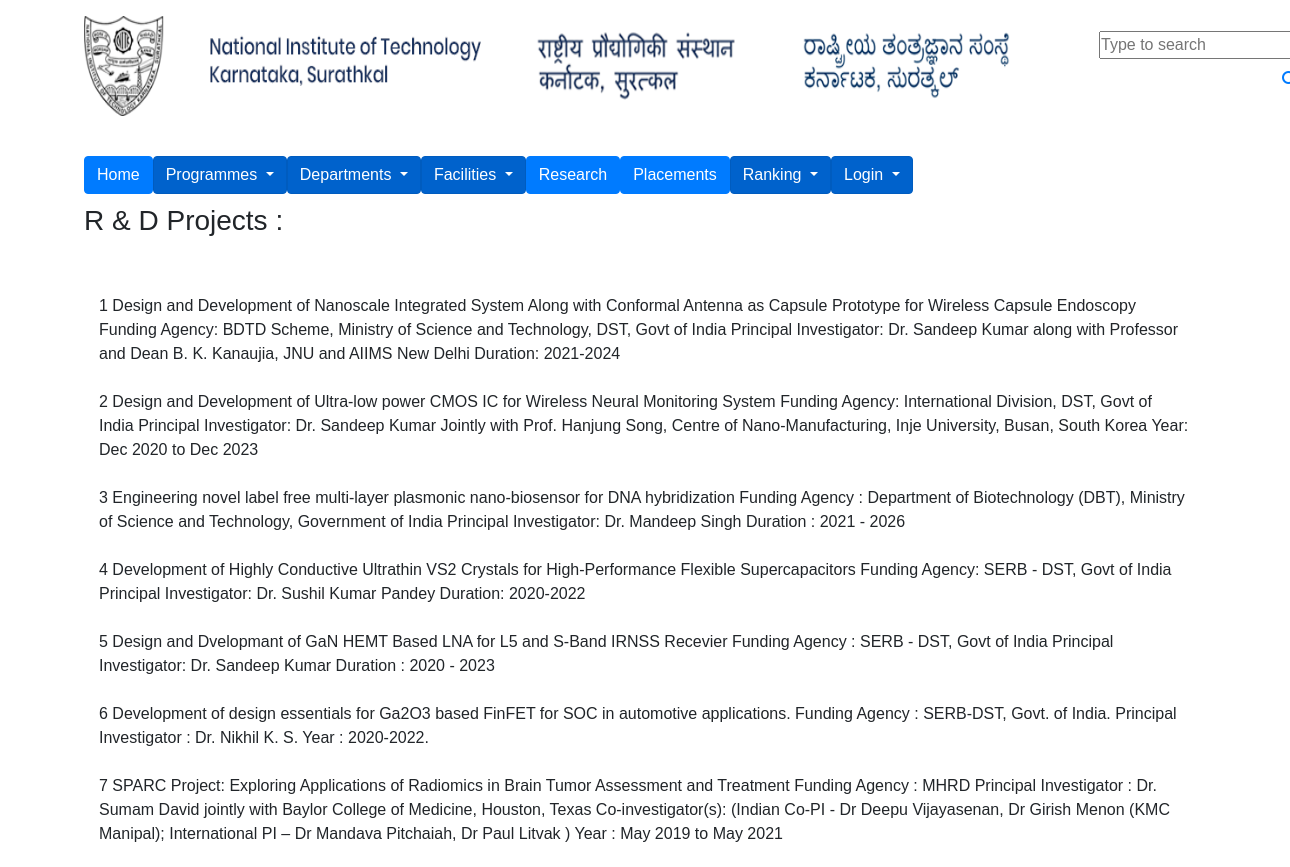
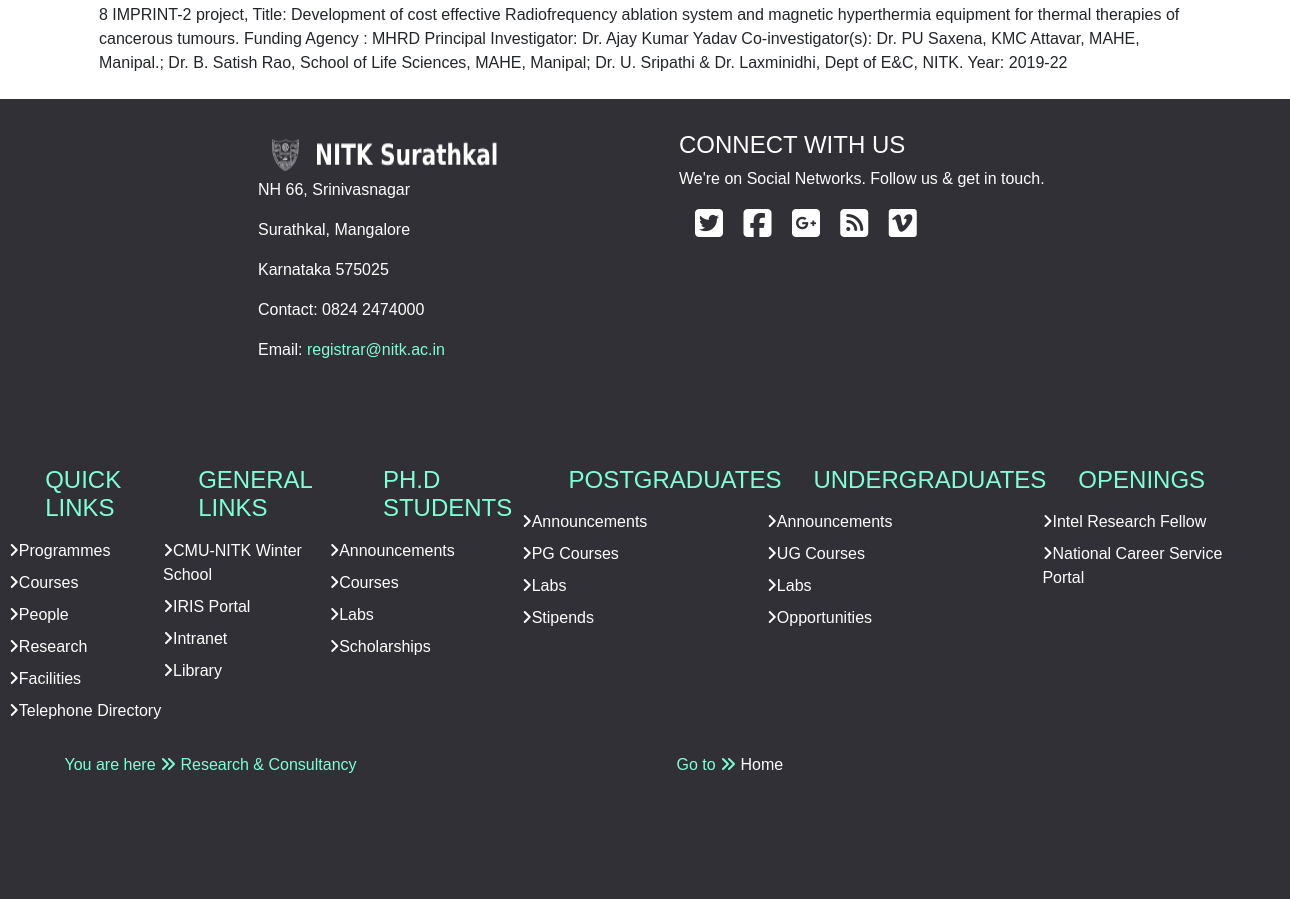
The page /rdproject/ece on the database its author committed (2 pictures, top to bottom).
### nitk_cse/models.py (models this page shows)
class rd_projects_ece(db.Model):
    id = db.Column(db.Integer, primary_key=True)
    name = db.Column(db.String(200), unique=True, nullable=False)

### nitk_cse/routes.py (the view)
@app.route('/rdproject/ece')
def rdprojectece():
    projects = rd_projects_ece.query.all()
    return render_template('rdprojectece.html', projects=projects, title='Research & Consultancy')

### nitk_cse/templates/rdprojectece.html
{% extends "layout.html" %}
{% block content %}
<br>
<div class="container">
    <h3>R & D Projects :</h3> <br><br>
    <div class="container">
        {% for proj in projects %}
        {{ loop.index }} {{ proj.name }}  <br><br>
        {% endfor %}
    </div>
</div>
{% endblock content %}

### nitk_cse/static/main.css (style rules this page uses)
* { padding: 0; margin: 0; box-sizing: border-box; -webkit-font-smoothing: antialiased; }
body { font-family: sans-serif; }
.container { max-width: 1152px; padding: 0 15px; margin: 0 auto; }

### rows shown on the page
rd_projects_ece: name "Design and Development of Nanoscale Integrated System Along with Conformal Antenna as Capsule Prototype for Wireless Capsule Endoscopy Funding Agency: BDTD Scheme, Ministry of Science and Technology, DST, Govt of India Principal Investigator: Dr. Sandeep Kumar along with Professor and Dean B. K. Kanaujia, JNU and AIIMS New Delhi Duration: 2021-2024"
rd_projects_ece: name "Design and Development of Ultra-low power CMOS IC for Wireless Neural Monitoring System Funding Agency: International Division, DST, Govt of India Principal Investigator: Dr. Sandeep Kumar Jointly with Prof. Hanjung Song, Centre of Nano-Manufacturing, Inje University, Busan, South Korea Year: Dec 2020 to Dec 2023"
rd_projects_ece: name "Engineering novel label free multi-layer plasmonic nano-biosensor for DNA hybridization Funding Agency : Department of Biotechnology (DBT), Ministry of Science and Technology, Government of India Principal Investigator: Dr. Mandeep Singh Duration : 2021 - 2026"
rd_projects_ece: name "Development of Highly Conductive Ultrathin VS2 Crystals for High-Performance Flexible Supercapacitors Funding Agency: SERB - DST, Govt of India Principal Investigator: Dr. Sushil Kumar Pandey Duration: 2020-2022"
rd_projects_ece: name "Design and Dvelopmant of GaN HEMT Based LNA for L5 and S-Band IRNSS Recevier Funding Agency : SERB - DST, Govt of India Principal Investigator: Dr. Sandeep Kumar Duration : 2020 - 2023"
rd_projects_ece: name "Development of design essentials for Ga2O3 based FinFET for SOC in automotive applications. Funding Agency : SERB-DST, Govt. of India. Principal Investigator : Dr. Nikhil K. S. Year : 2020-2022."
rd_projects_ece: name "SPARC Project: Exploring Applications of Radiomics in Brain Tumor Assessment and Treatment Funding Agency : MHRD Principal Investigator : Dr. Sumam David jointly with Baylor College of Medicine, Houston, Texas Co-investigator(s): (Indian Co-PI - Dr Deepu Vijayasenan, Dr Girish Menon (KMC Manipal); International PI – Dr Mandava Pitchaiah, Dr Paul Litvak ) Year : May 2019 to May 2021"
rd_projects_ece: name "IMPRINT-2 project, Title: Development of cost effective Radiofrequency ablation system and magnetic hyperthermia equipment for thermal therapies of cancerous tumours. Funding Agency : MHRD Principal Investigator: Dr. Ajay Kumar Yadav Co-investigator(s): Dr. PU Saxena, KMC Attavar, MAHE, Manipal.; Dr. B. Satish Rao, School of Life Sciences, MAHE, Manipal; Dr. U. Sripathi & Dr. Laxminidhi, Dept of E&C, NITK. Year: 2019-22"

### other values the page prints
{{ title }} "Research & Consultancy"
